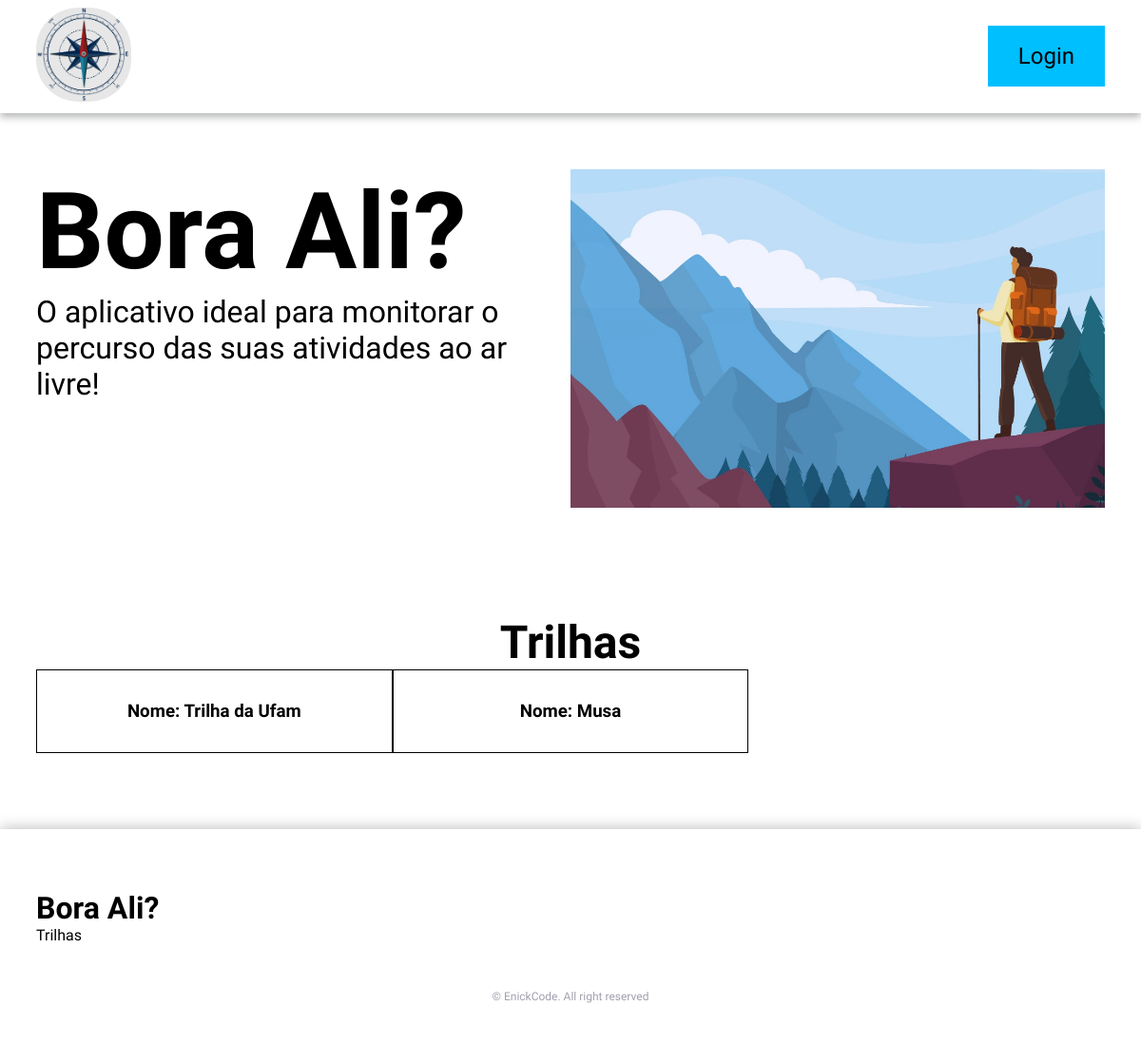
Before: / with the older database file.
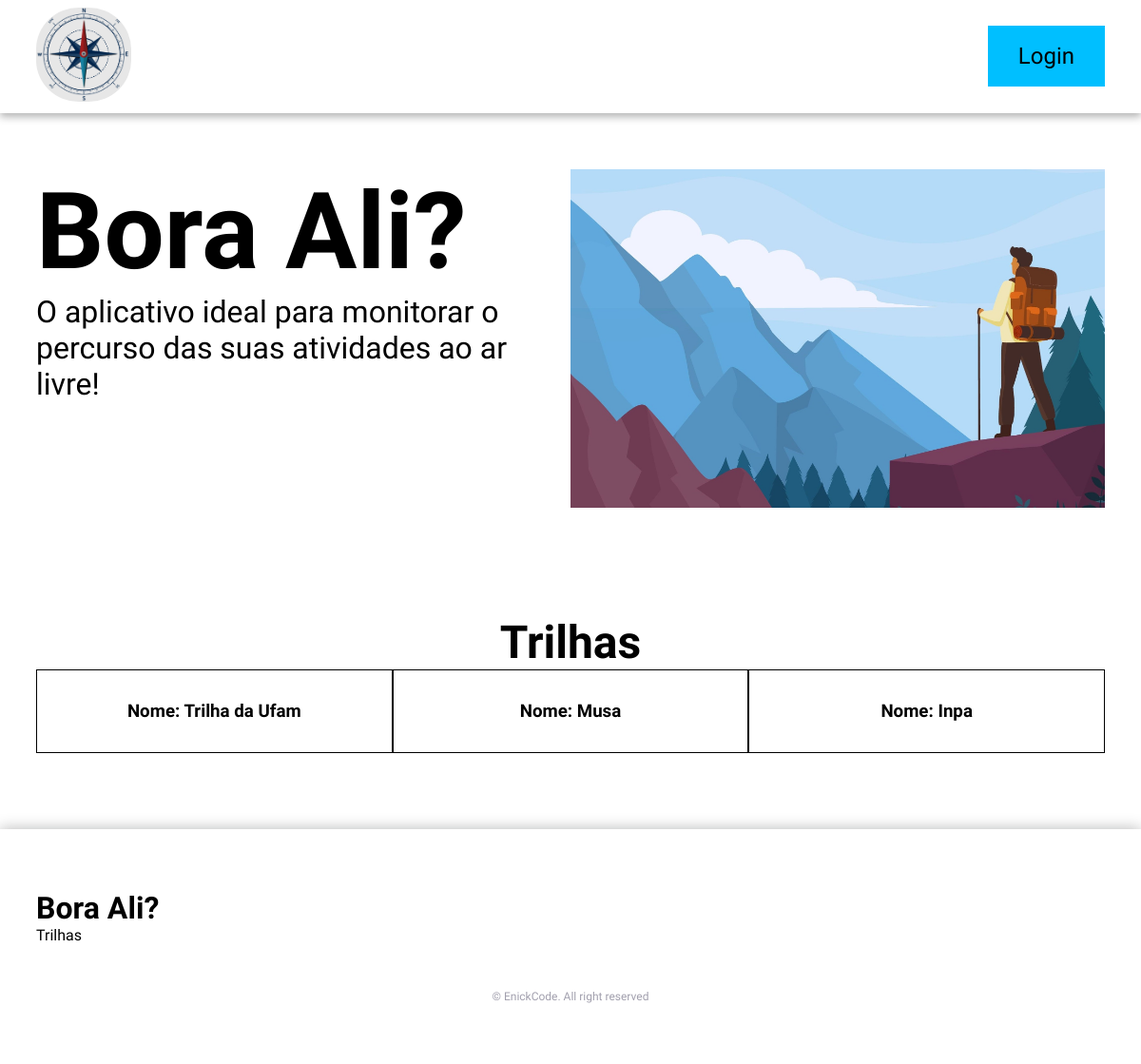
After: the same page with the newer database file.
### BoraAli/models.py (models this page shows)
class Trilha(models.Model):
    nome_trilha = models.CharField(max_length=200)
    descricao = models.TextField()
    localizacao = models.TextField()
    duracao = models.IntegerField()
    nivel = models.CharField(max_length=20)
    curiosidades = models.CharField(max_length=400, blank=True, null=True)
    data_criacao = models.DateTimeField(default=datetime.now, blank=True)

### BoraAli/views.py (the view)
# urls.py: path('', views.index, name='index'),
def index(request):
    trilhas = Trilha.objects.all()
    dados = {
        'trilhas': trilhas
    }
    return render(request, 'index.html', dados)

### BoraAli/templates/index.html (shortened to what this page needs)
{% extends 'base.html' %} {% load static %} {% block content %}
<main>
  {% include 'partials/menu.html' %}
  <section class="section" id="home">
    {% if user.is_authenticated %}
    {% else %}
    <div class="container home grid">
      <div class="home__data">
        <h1 class="home__title">Bora Ali?</h1>
        <p class="home__description">
          O aplicativo ideal para monitorar o percurso das suas atividades ao ar
          livre!
        </p>
      </div>
      <img
        src="{% static 'img/modificar.jpg' %}"
        alt="Banner"
        class="home__img"
      />
    </div>
    {% endif %}
  </section>
  <section class="section container cards">
    <center>
      <h2 class="cards__title">Trilhas</h2>
    </center>
    <div class="card">
      {% if trilhas %} {% for trilha in trilhas %}
      <div class="card__content">
        <a href="{% url 'trilha' trilha.id %}" class="card__link">
          <h3 class="card__title">Nome: {{ trilha.nome_trilha }}</h3>
        </a>
      </div>
      {% endfor %} {% endif %}
    </div>
  </section>
</main>
{% include 'partials/footer.html' %} {% endblock %}

### BoraAli/templates/base.html (shortened to what this page needs)
{% load static %}
<!DOCTYPE html>
<html lang="en">
  <head>
    <link rel="stylesheet" href="{% static 'style.css'%}" />
    <link
      rel="stylesheet"
      href="https://unicons.iconscout.com/release/v4.0.0/css/line.css"
    />
  </head>
  <body>
    {% block content %} {% endblock %}
  </body>
</html>

### BoraAli/templates/partials/menu.html (shortened to what this page needs)
{% load static %}
<header class="header">
  <nav class="navigation container grid">
    <a href="{% url 'index' %}">
      <img
        src="{% static 'img/logo.jpg' %}"
        class="navigation__logo"
        alt="Logomarca"
      />
    </a>
    <ul class="navigation__list">
      {% if user.is_authenticated %}
      <p>
        Olá, {{ user.get_username }}
        <button>
          <a href="{% url 'logout' %}">Sair</a>
        </button>
      </p>
      <!-- <a href="{% url 'modificacao' %}">
        <p>Modificar</p>
      </a> -->
      {% else %}
      <li class="navigation__item button">
        <a href="{% url 'login' %}">Login</a>
      </li>
      {% endif %}
    </ul>
  </nav>
</header>

### BoraAli/templates/partials/footer.html (shortened to what this page needs)
{% load static %}
<footer class="footer">
  <div class="footer__container container grid">
    <div>
      <a href="{% url 'index' %}">
        <h1 class="footer__title">Bora Ali?</h1>
      </a>
      <p class="footer__subtitle">Trilhas</p>
    </div>
    <ul class="footer__links">
    </ul>
    <div class="footer__socials">
    </div>
  </div>
  <p class="footer__copy container">&#169; EnickCode. All right reserved</p>
</footer>

### ProjectBase/static/style.css (style rules this page uses)
:root { --first-color: #00bfff; --body-font: 'Red Hat Display', sans-serif; }
* { box-sizing: border-box; padding: 0; margin: 0; }
body, button { font-family: var(--body-font); }
html { scroll-behavior: smooth; }
ul { list-style: none; }
a { text-decoration: none; color: #000; }
img { max-width: 100%; height: auto; }
.container { max-width: 1124px; margin-right: auto; margin-left: auto; }
.section { padding: 7.1rem 0 0; }
.grid { display: grid; }
.button { display: inline-block; background-color: var(--first-color); padding: 18px 32px; border: 2px solid var(--first-color-light); font-size: 1.5rem; cursor: pointer; transition: background 0.3s; }
.header { width: 100%; background-color: transparent; position: fixed; top: 0; left: 0; transition: background 0.3s; background-color: #fff; box-shadow: 0 4px 8px hsla(180, 12%, 4%, 0.3); }
.navigation { display: flex; justify-content: space-between; align-items: center; }
.navigation__logo { width: 100px; border-radius: 45%; padding-top: 0.5rem; padding-bottom: 0.5rem; }
.navigation__list { display: flex; flex-direction: row; gap: 2.5rem; }
.home { padding-top: 4rem; grid-template-columns: repeat(2, 1fr); }
.home__title { font-size: 7rem; }
.home__description { font-size: 2rem; }
.cards__title { font-size: 3rem; }
.card { display: grid; grid-template-columns: repeat(3, 1fr); }
.card__content { display: flex; border: 1px solid #000; flex-direction: column; align-items: center; }
.card__link { display: flex; padding: 2rem; flex-direction: column; align-items: center; }
.footer { width: 100%; margin-top: 5rem; padding-block: 4rem; top: 0; left: 0; transition: background 0.3s; background-color: #fff; box-shadow: 0px 0px 15px hsla(180, 12%, 4%, 0.3); }
.footer__container { grid-template-columns: repeat(3, 1fr); align-content: space-between; gap: 2rem; }
.footer__copy { font-size: 0.75rem; text-align: center; color: #a19fad; margin-top: 3rem; }
.footer__links { flex-direction: row; column-gap: 2rem; }

Changed rows visible on the page:
added Trilha: nome_trilha "Inpa"
